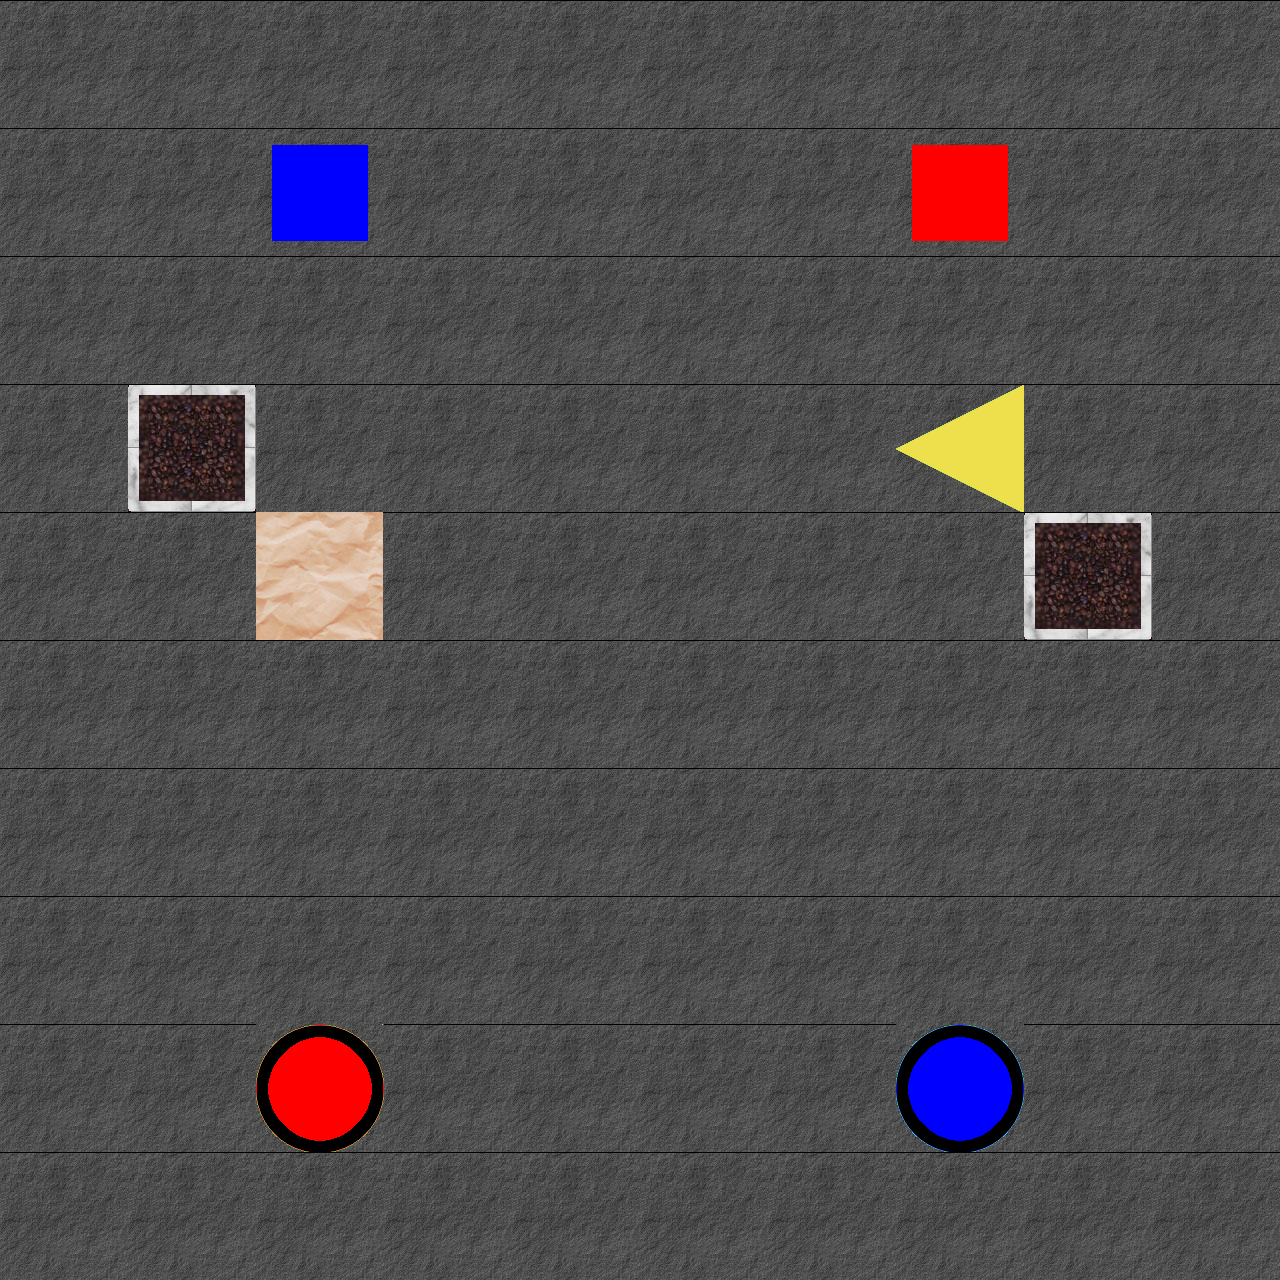

A 2D game scene composited from a Tiled map and its tileset images. What follows is a short description and the map's XML, with every tile layer's data as written:
An orthogonal 10x10 tile map with 128x128 px tiles, 2 tile layers (tiles, blocks).

<map version="1.0" orientation="orthogonal" width="10" height="10" tilewidth="128" tileheight="128">
 <properties>
  <property name="minMoves" value="100" />
 </properties>
 <tileset firstgid="1" name="blocks&amp;tiles" tilewidth="128" tileheight="128">
  <image source="..\img\tiles_blocks.png" width="512" height="1024" />
 </tileset>
 <layer name="tiles" width="10" height="10">
  <data>
   <tile gid="2" />
   <tile gid="2" />
   <tile gid="2" />
   <tile gid="2" />
   <tile gid="2" />
   <tile gid="2" />
   <tile gid="2" />
   <tile gid="2" />
   <tile gid="2" />
   <tile gid="2" />
   <tile gid="2" />
   <tile gid="2" />
   <tile gid="2" />
   <tile gid="2" />
   <tile gid="2" />
   <tile gid="2" />
   <tile gid="2" />
   <tile gid="2" />
   <tile gid="2" />
   <tile gid="2" />
   <tile gid="2" />
   <tile gid="2" />
   <tile gid="2" />
   <tile gid="2" />
   <tile gid="2" />
   <tile gid="2" />
   <tile gid="2" />
   <tile gid="2" />
   <tile gid="2" />
   <tile gid="2" />
   <tile gid="2" />
   <tile gid="3" />
   <tile gid="2" />
   <tile gid="2" />
   <tile gid="2" />
   <tile gid="2" />
   <tile gid="2" />
   <tile gid="5" />
   <tile gid="2" />
   <tile gid="2" />
   <tile gid="2" />
   <tile gid="2" />
   <tile gid="4" />
   <tile gid="2" />
   <tile gid="2" />
   <tile gid="2" />
   <tile gid="2" />
   <tile gid="2" />
   <tile gid="3" />
   <tile gid="2" />
   <tile gid="2" />
   <tile gid="2" />
   <tile gid="2" />
   <tile gid="2" />
   <tile gid="2" />
   <tile gid="2" />
   <tile gid="2" />
   <tile gid="2" />
   <tile gid="2" />
   <tile gid="2" />
   <tile gid="2" />
   <tile gid="2" />
   <tile gid="2" />
   <tile gid="2" />
   <tile gid="2" />
   <tile gid="2" />
   <tile gid="2" />
   <tile gid="2" />
   <tile gid="2" />
   <tile gid="2" />
   <tile gid="2" />
   <tile gid="2" />
   <tile gid="2" />
   <tile gid="2" />
   <tile gid="2" />
   <tile gid="2" />
   <tile gid="2" />
   <tile gid="2" />
   <tile gid="2" />
   <tile gid="2" />
   <tile gid="2" />
   <tile gid="2" />
   <tile gid="9" />
   <tile gid="2" />
   <tile gid="2" />
   <tile gid="2" />
   <tile gid="2" />
   <tile gid="11" />
   <tile gid="2" />
   <tile gid="2" />
   <tile gid="2" />
   <tile gid="2" />
   <tile gid="2" />
   <tile gid="2" />
   <tile gid="2" />
   <tile gid="2" />
   <tile gid="2" />
   <tile gid="2" />
   <tile gid="2" />
   <tile gid="2" />
  </data>
 </layer>
 <layer name="blocks" width="10" height="10">
  <data>
   <tile gid="0" />
   <tile gid="0" />
   <tile gid="0" />
   <tile gid="0" />
   <tile gid="0" />
   <tile gid="0" />
   <tile gid="0" />
   <tile gid="0" />
   <tile gid="0" />
   <tile gid="0" />
   <tile gid="0" />
   <tile gid="0" />
   <tile gid="15" />
   <tile gid="0" />
   <tile gid="0" />
   <tile gid="0" />
   <tile gid="0" />
   <tile gid="13" />
   <tile gid="0" />
   <tile gid="0" />
   <tile gid="0" />
   <tile gid="0" />
   <tile gid="0" />
   <tile gid="0" />
   <tile gid="0" />
   <tile gid="0" />
   <tile gid="0" />
   <tile gid="0" />
   <tile gid="0" />
   <tile gid="0" />
   <tile gid="0" />
   <tile gid="0" />
   <tile gid="0" />
   <tile gid="0" />
   <tile gid="0" />
   <tile gid="0" />
   <tile gid="0" />
   <tile gid="0" />
   <tile gid="0" />
   <tile gid="0" />
   <tile gid="0" />
   <tile gid="0" />
   <tile gid="0" />
   <tile gid="0" />
   <tile gid="0" />
   <tile gid="0" />
   <tile gid="0" />
   <tile gid="0" />
   <tile gid="0" />
   <tile gid="0" />
   <tile gid="0" />
   <tile gid="0" />
   <tile gid="0" />
   <tile gid="0" />
   <tile gid="0" />
   <tile gid="0" />
   <tile gid="0" />
   <tile gid="0" />
   <tile gid="0" />
   <tile gid="0" />
   <tile gid="0" />
   <tile gid="0" />
   <tile gid="0" />
   <tile gid="0" />
   <tile gid="0" />
   <tile gid="0" />
   <tile gid="0" />
   <tile gid="0" />
   <tile gid="0" />
   <tile gid="0" />
   <tile gid="0" />
   <tile gid="0" />
   <tile gid="0" />
   <tile gid="0" />
   <tile gid="0" />
   <tile gid="0" />
   <tile gid="0" />
   <tile gid="0" />
   <tile gid="0" />
   <tile gid="0" />
   <tile gid="0" />
   <tile gid="0" />
   <tile gid="0" />
   <tile gid="0" />
   <tile gid="0" />
   <tile gid="0" />
   <tile gid="0" />
   <tile gid="0" />
   <tile gid="0" />
   <tile gid="0" />
   <tile gid="0" />
   <tile gid="0" />
   <tile gid="0" />
   <tile gid="0" />
   <tile gid="0" />
   <tile gid="0" />
   <tile gid="0" />
   <tile gid="0" />
   <tile gid="0" />
   <tile gid="0" />
  </data>
 </layer>
</map>
